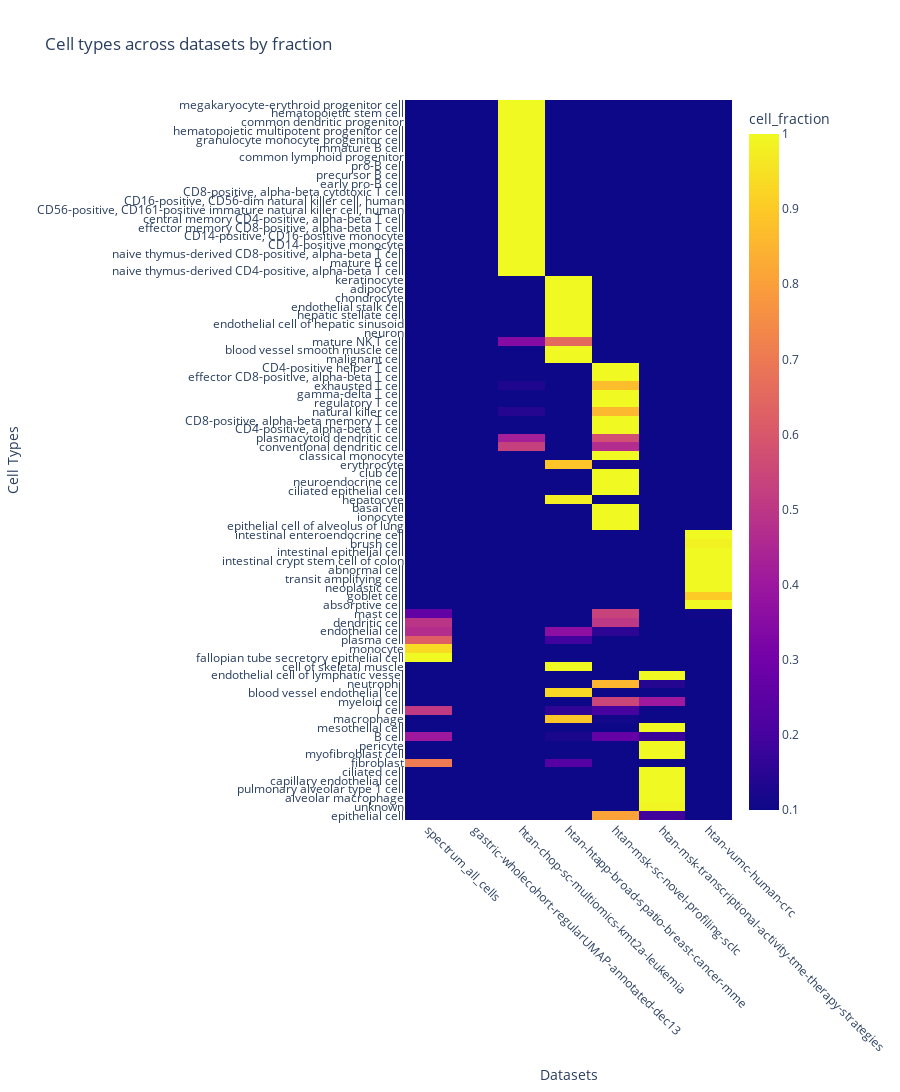

Notebook cell for this chart:
### Code cell
data_f_clipped = np.clip(data_f, 0.1, None)

fig = go.Figure(data=go.Heatmap(
    z=data_f_clipped,
    x=x_labels,
    y=list(cell_types.keys()),
    colorbar=dict(
        title="cell_fraction",

    ),
    showscale=True
))

fig.update_layout(title="Cell types across datasets by fraction",
                  width=900,
                  height=1600,
                  yaxis={"title": 'Cell Types'},
                  xaxis={"title": 'Datasets',"tickangle": 45},
                  yaxis_nticks=len(data))
fig.show()

### Figure 1 — Plotly figure (JSON) as saved in the notebook; plotly's stock layout.template omitted (floating-point values rounded to 4 significant figures; data arrays with more than 128 entries replaced by an {"elided": "..."} marker saying what was removed)
{"data": [{"colorbar": {"title": {"text": "cell_fraction"}}, "showscale": true, "type": "heatmap", "x": ["spectrum_all_cells", "gastric-wholecohort-regularUMAP-annotated-dec13", "htan-chop-sc-multiomics-kmt2a-leukemia", "htan-htapp-broad-spatio-breast-cancer-mme", "htan-msk-sc-novel-profiling-sclc", "htan-msk-transcriptional-activity-tme-therapy-strategies", "htan-vumc-human-crc"], "y": ["epithelial cell", "unknown", "alveolar macrophage", "pulmonary alveolar type 1 cell", "capillary endothelial cell", "ciliated cell", "fibroblast", "myofibroblast cell", "pericyte", "B cell", "mesothelial cell", "macrophage", "T cell", "myeloid cell", "blood vessel endothelial cell", "neutrophil", "endothelial cell of lymphatic vessel", "cell of skeletal muscle", "fallopian tube secretory epithelial cell", "monocyte", "plasma cell", "endothelial cell", "dendritic cell", "mast cell", "absorptive cell", "goblet cell", "neoplastic cell", "transit amplifying cell", "abnormal cell", "intestinal crypt stem cell of colon", "intestinal epithelial cell", "brush cell", "intestinal enteroendocrine cell", "epithelial cell of alveolus of lung", "ionocyte", "basal cell", "hepatocyte", "ciliated epithelial cell", "neuroendocrine cell", "club cell", "erythrocyte", "classical monocyte", "conventional dendritic cell", "plasmacytoid dendritic cell", "CD4-positive, alpha-beta T cell", "CD8-positive, alpha-beta memory T cell", "natural killer cell", "regulatory T cell", "gamma-delta T cell", "exhausted T cell", "effector CD8-positive, alpha-beta T cell", "CD4-positive helper T cell", "malignant cell", "blood vessel smooth muscle cell", "mature NK T cell", "neuron", "endothelial cell of hepatic sinusoid", "hepatic stellate cell", "endothelial stalk cell", "chondrocyte", "adipocyte", "keratinocyte", "naive thymus-derived CD4-positive, alpha-beta T cell", "mature B cell", "naive thymus-derived CD8-positive, alpha-beta T cell", "CD14-positive monocyte", "CD14-positive, CD16-positive monocyte", "effector memory CD8-positive, alpha-beta T cell", "central memory CD4-positive, alpha-beta T cell", "CD56-positive, CD161-positive immature natural killer cell, human", "CD16-positive, CD56-dim natural killer cell, human", "CD8-positive, alpha-beta cytotoxic T cell", "early pro-B cell", "precursor B cell", "pro-B cell", "common lymphoid progenitor", "immature B cell", "granulocyte monocyte progenitor cell", "hematopoietic multipotent progenitor cell", "common dendritic progenitor", "hematopoietic stem cell", "megakaryocyte-erythroid progenitor cell"], "z": {"elided": "82x7 float values"}}], "layout": {"height": 1600, "title": {"text": "Cell types across datasets by fraction"}, "width": 900, "xaxis": {"tickangle": 45, "title": {"text": "Datasets"}}, "yaxis": {"nticks": 82, "title": {"text": "Cell Types"}}}}
